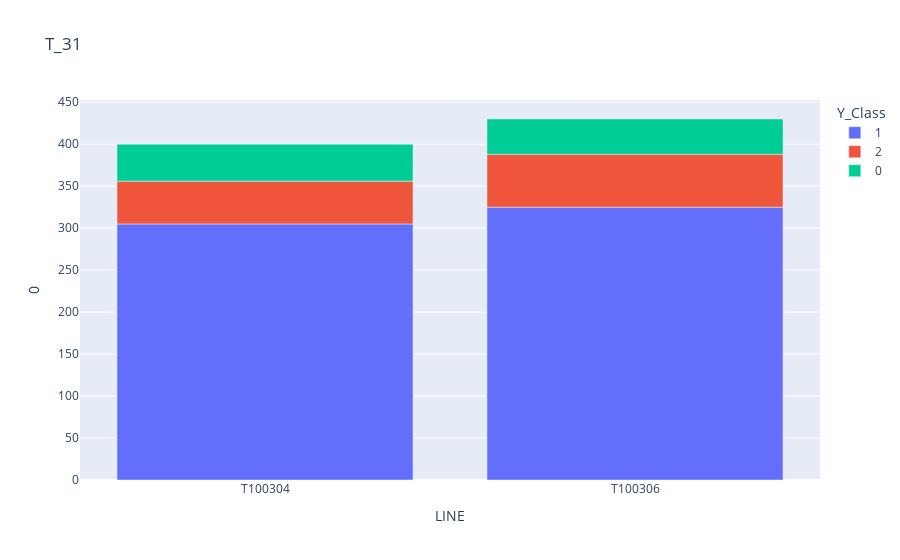

Notebook code cell kept with this figure:
### Code cell
# O Product는 T Product와 동일하게 2개의 LINE만 사용 
# T Product는 A Product 대비 비정상 데이터가 더 적은 불균형성을 보임
grouped = nonX_original.groupby([nonX_original['PRODUCT_CODE'], nonX_original['LINE']]).value_counts().reset_index()
A_group = grouped[grouped['PRODUCT_CODE']=='T_31']
fig = px.bar(A_group, x="LINE", y=0, color ="Y_Class", title="T_31")
fig.show()

### Figure 1 — Plotly figure (JSON) as saved in the notebook; plotly's stock layout.template omitted (floating-point values rounded to 4 significant figures)
{"data": [{"alignmentgroup": "True", "hovertemplate": "Y_Class=1<br>LINE=%{x}<br>0=%{y}<extra></extra>", "legendgroup": "1", "marker": {"color": "#636efa", "pattern": {"shape": ""}}, "name": "1", "offsetgroup": "1", "orientation": "v", "showlegend": true, "textposition": "auto", "type": "bar", "x": ["T100304", "T100306"], "xaxis": "x", "y": [305, 325], "yaxis": "y"}, {"alignmentgroup": "True", "hovertemplate": "Y_Class=2<br>LINE=%{x}<br>0=%{y}<extra></extra>", "legendgroup": "2", "marker": {"color": "#EF553B", "pattern": {"shape": ""}}, "name": "2", "offsetgroup": "2", "orientation": "v", "showlegend": true, "textposition": "auto", "type": "bar", "x": ["T100304", "T100306"], "xaxis": "x", "y": [51, 63], "yaxis": "y"}, {"alignmentgroup": "True", "hovertemplate": "Y_Class=0<br>LINE=%{x}<br>0=%{y}<extra></extra>", "legendgroup": "0", "marker": {"color": "#00cc96", "pattern": {"shape": ""}}, "name": "0", "offsetgroup": "0", "orientation": "v", "showlegend": true, "textposition": "auto", "type": "bar", "x": ["T100304", "T100306"], "xaxis": "x", "y": [44, 42], "yaxis": "y"}], "layout": {"autosize": true, "barmode": "relative", "legend": {"title": {"text": "Y_Class"}, "tracegroupgap": 0}, "title": {"text": "T_31"}, "xaxis": {"anchor": "y", "autorange": true, "domain": [0, 1], "range": [-0.5, 1.5], "title": {"text": "LINE"}, "type": "category"}, "yaxis": {"anchor": "x", "autorange": true, "domain": [0, 1], "range": [0, 452.6], "title": {"text": "0"}, "type": "linear"}}}
